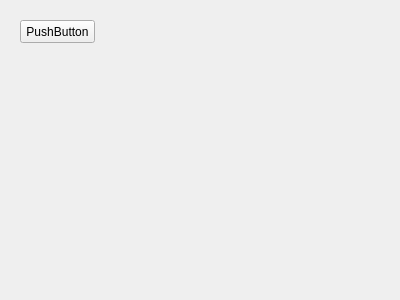
<?xml version="1.0" encoding="UTF-8"?>
<ui version="4.0">
 <class>frmWindow</class>
 <widget class="QMainWindow" name="frmWindow">
  <property name="geometry">
   <rect>
    <x>0</x>
    <y>0</y>
    <width>400</width>
    <height>300</height>
   </rect>
  </property>
  <property name="windowTitle">
   <string>frmWindow</string>
  </property>
  <widget class="QWidget" name="centralWidget">
   <widget class="QLabel" name="miniscreen">
    <property name="geometry">
     <rect>
      <x>10</x>
      <y>70</y>
      <width>381</width>
      <height>221</height>
     </rect>
    </property>
    <property name="autoFillBackground">
     <bool>true</bool>
    </property>
    <property name="text">
     <string/>
    </property>
    <property name="scaledContents">
     <bool>true</bool>
    </property>
   </widget>
   <widget class="QPushButton" name="pushButton">
    <property name="geometry">
     <rect>
      <x>20</x>
      <y>20</y>
      <width>75</width>
      <height>23</height>
     </rect>
    </property>
    <property name="text">
     <string>PushButton</string>
    </property>
   </widget>
  </widget>
 </widget>
 <layoutdefault spacing="6" margin="11"/>
 <resources/>
 <connections/>
</ui>
